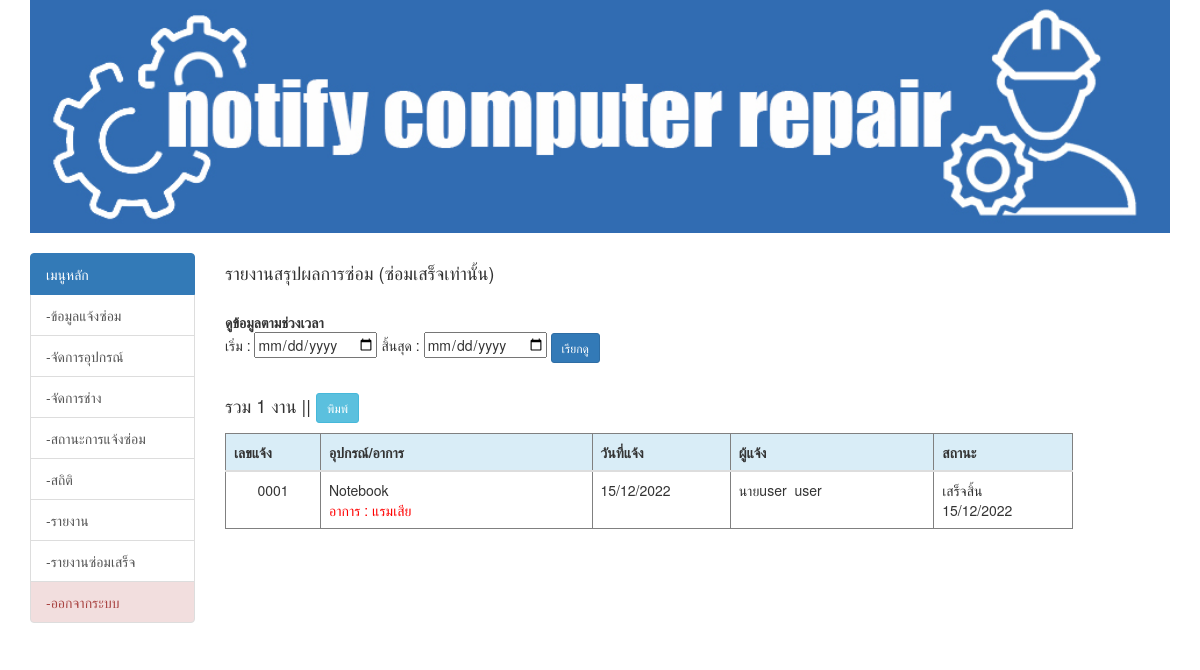
Page /report_all_complete.php (signed in) on the committed database.
### tables this page shows
CREATE TABLE `tbl_device_case` (
  `pd_number` int(4) UNSIGNED ZEROFILL NOT NULL COMMENT 'เลขที่แจ้งปัญหา',
  `der_id` int(11) NOT NULL COMMENT 'รหัสเครื่อง',
  `der_name` varchar(50) NOT NULL COMMENT 'ชื่ออุปกรณ์',
  `pd_detail` varchar(50) NOT NULL COMMENT 'รายละเอียดการแจ้ง',
  `pd_date` date NOT NULL COMMENT 'วันที่',
  `pd_intail` varchar(10) NOT NULL COMMENT 'คำนำหน้า',
  `pd_name` varchar(50) NOT NULL COMMENT 'ชื่อ',
  `pd_lname` varchar(50) NOT NULL COMMENT 'นามสกุล',
  `pd_position` varchar(50) NOT NULL COMMENT 'ตำแหน่ง',
  `pd_tell` varchar(10) NOT NULL COMMENT 'เบอร์โทร',
  `pd_email` varchar(100) NOT NULL COMMENT 'อีเมลล์',
  `st_id` int(11) NOT NULL,
  `datesave` timestamp NOT NULL DEFAULT current_timestamp() COMMENT 'วันเวลาที่เพิ่มข้อมูล'
);

CREATE TABLE `tbl_report` (
  `rr_id` int(11) NOT NULL COMMENT 'เลขที่รายละเอียดการซ่อม',
  `der_id` int(11) NOT NULL COMMENT 'รหัสครุภัณฑ์',
  `der_name` varchar(50) NOT NULL COMMENT 'ชื่อ',
  `pd_number` int(4) UNSIGNED ZEROFILL NOT NULL COMMENT 'เลขที่การแจ้งปัญหา',
  `pd_detail` varchar(50) NOT NULL COMMENT 'รายละเอียดการแจ้ง',
  `rr_date` date NOT NULL COMMENT 'วันที่',
  `rr_datel` date DEFAULT NULL COMMENT 'วันที่ซ่อม',
  `admin_id` int(11) DEFAULT NULL COMMENT 'รหัสเจ้าหน้าที่',
  `rr_repain_detial` text DEFAULT NULL,
  `datesave` timestamp NOT NULL DEFAULT current_timestamp() COMMENT 'วันเวลาที่เพิ่มข้อมูล'
);

CREATE TABLE `tbl_status` (
  `st_id` int(11) NOT NULL,
  `st_name` varchar(50) NOT NULL
);

### showlist_all_com.php (the view, shortened to what this page needs)
<?php require_once('Connections/Repair.php');
$query_newsca = "
SELECT * FROM tbl_device_case as d, tbl_status  as t, tbl_report as r
WHERE d.st_id=t.st_id
AND d.st_id=3
AND d.pd_number=r.pd_number
ORDER BY d.pd_number ASC";
$newsca = mysqli_query($condb, $query_newsca) or die(mysqli_error($condb));
$row_newsca = mysqli_fetch_assoc($newsca);
$totalRows_newsca = mysqli_num_rows($newsca);
include('datatable.php');
?>
<h4> รวม <?php echo $totalRows_newsca;?> งาน  ||
<a class="btn btn-info btn-sm" onClick="window.print()">พิมพ์</a>
</h4>
 <table width="100%" border="1" cellspacing="0" class="table table-hover">
		<thead>
        <tr class="info">
    <th width="7%">เลขแจ้ง</th>
    <th width="20%">อุปกรณ์/อาการ</th>
    <th width="10%">วันที่แจ้ง</th>
    <th width="15%">ผู้แจ้ง</td>
    <th width="10%">สถานะ</th>
  </tr>
  </thead>
  <?php if($totalRows_newsca > 0){ ?>
  <?php do { ?>
    <tr>
      <td align="center"><?php echo $row_newsca['pd_number']; ?></td>
      <td>
         <?php echo $row_newsca['der_name']; ?>
       <br>
       <font color="red">
	  อาการ : <?php echo $row_newsca['pd_detail']; ?>
      </font>
      </td>
      <td><?php echo date('d/m/Y',strtotime($row_newsca['datesave'])); ?></td>
      <td><?php echo $row_newsca['pd_intail']; ?><?php echo $row_newsca['pd_name']; ?>&nbsp; <?php echo $row_newsca['pd_lname']; ?></td>
      <td>
	  <?php echo $row_newsca['st_name']; ?>
      <br />
       <?php echo date('d/m/Y',strtotime($row_newsca['rr_datel'])); ?>
      </td>
    </tr>
    <?php } while ($row_newsca = mysqli_fetch_assoc($newsca)); ?>
    <?php } ?>
</table>

### rows in the picture
tbl_device_case: tbl_report.pd_number "0001", tbl_report.der_name "Notebook", tbl_report.pd_detail "แรมเสีย", tbl_report.datesave "15/12/2022", pd_intail "นาย", pd_name "user", pd_lname "user", st.st_name "เสร็จสิ้น", tbl_report.rr_datel "15/12/2022"

### other values in the picture
$totalRows_newsca "1"
